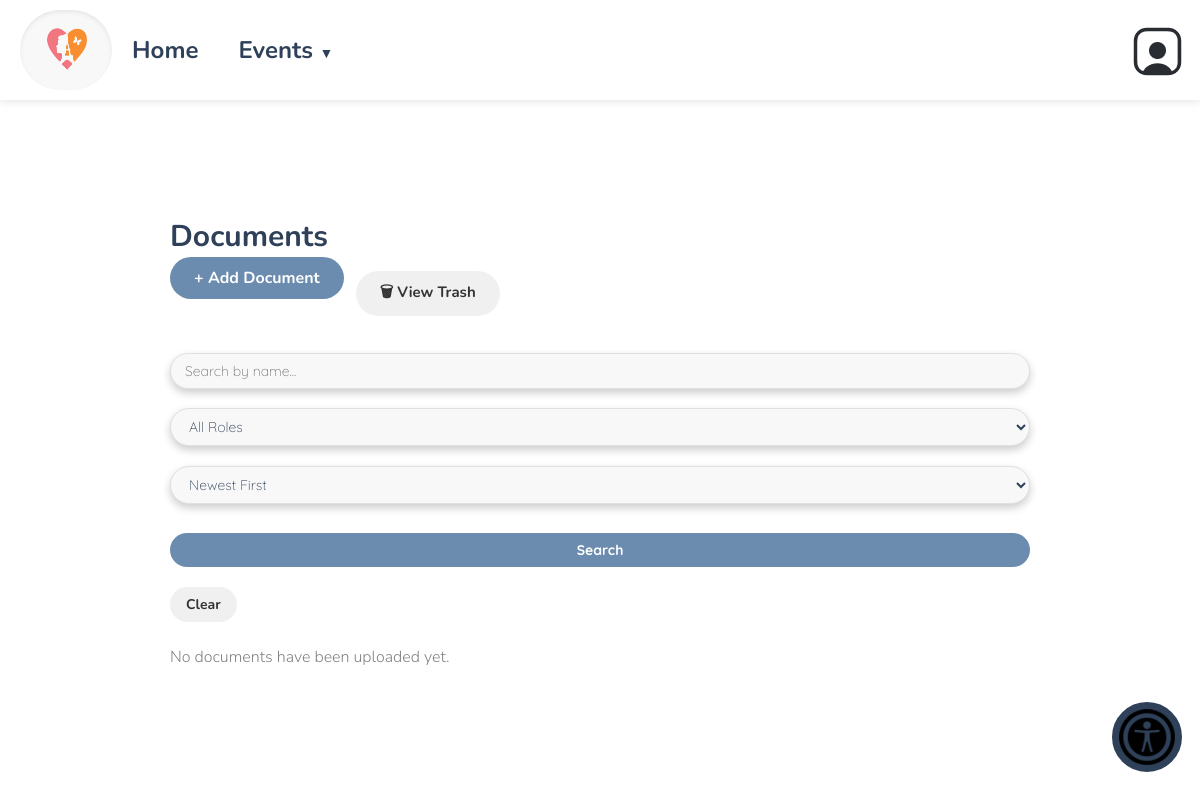
The page /boardDocuments.php (signed in) on the database as committed earlier.
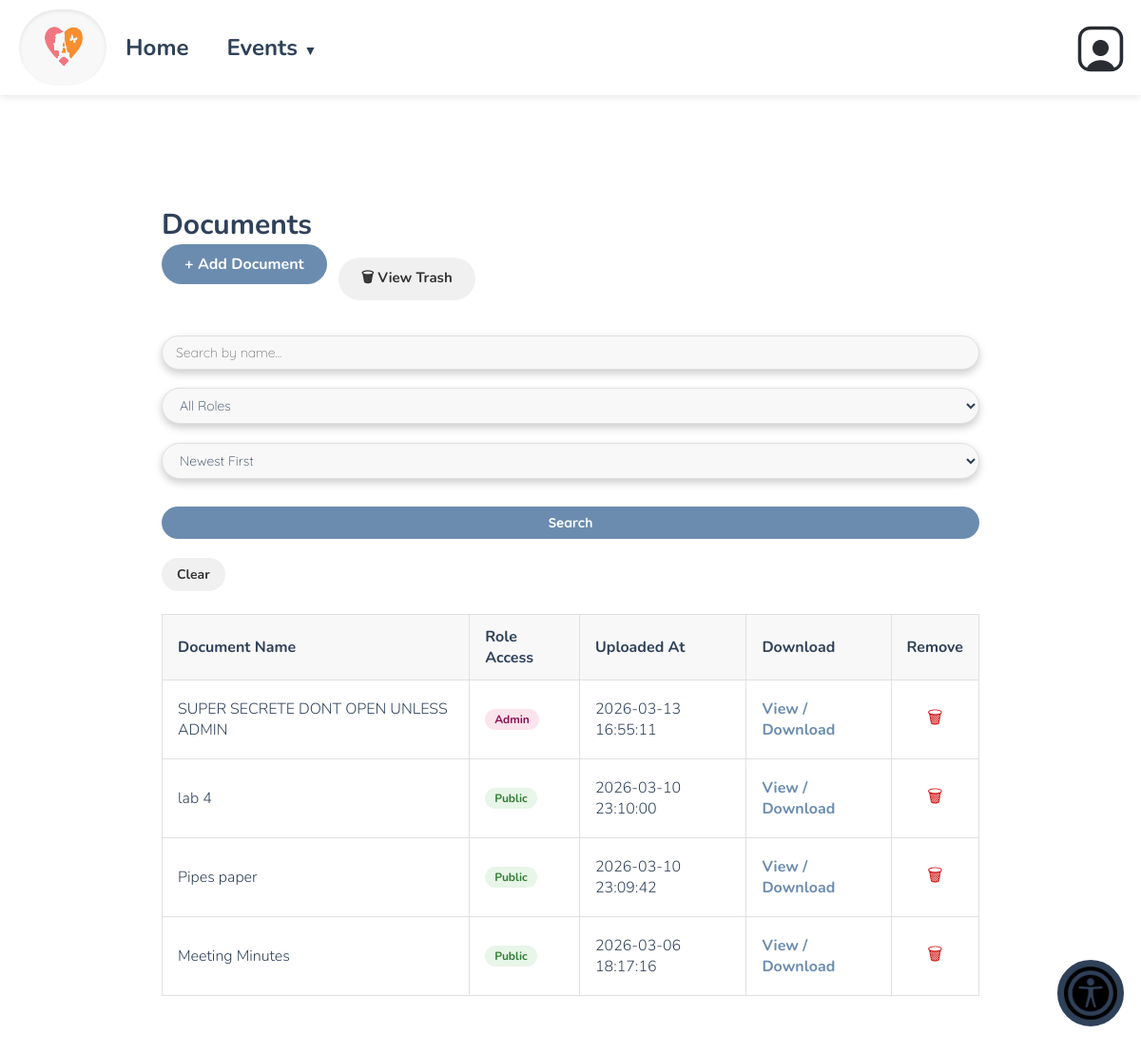
The same page on the database as committed later.
### tables this page shows
CREATE TABLE `boarddocuments` (
  `id` int(11) NOT NULL,
  `doc_name` varchar(255) NOT NULL,
  `file_path` varchar(255) NOT NULL,
  `uploaded_by` int(11) DEFAULT NULL,
  `uploaded_at` timestamp NOT NULL DEFAULT current_timestamp(),
  `clearance_level` enum('public','volunteer','manager','board_member','admin','superadmin') NOT NULL DEFAULT 'public',
  `deleted` tinyint(1) NOT NULL DEFAULT 0,
  `deleted_at` timestamp NULL DEFAULT NULL,
  `deleted_by` varchar(255) DEFAULT NULL
);

### boardDocuments.php (the view, shortened to what this page needs)
<?php
$user_type = 'participant';
if (isset($_SESSION['_id'])) {
    if ($_SESSION['_id'] === 'vmsroot') {
        $user_type = 'superadmin';
    } else {
        $person = retrieve_person($_SESSION['_id']);
        if ($person) $user_type = $person->get_type();
    }
}
$clearance_map = [
    'participant'   => ['public'],
    'volunteer'     => ['public', 'volunteer'],
    'event_manager' => ['public', 'volunteer', 'manager'],
    'board_member'  => ['public', 'volunteer', 'board_member'],
    'admin'         => ['public', 'volunteer', 'manager', 'board_member', 'admin'],
    'superadmin'    => ['public', 'volunteer', 'manager', 'board_member', 'admin', 'superadmin'],
];
$allowed_clearances = $clearance_map[$user_type] ?? ['public'];
$is_admin   = in_array($user_type, ['admin', 'superadmin']);
$can_upload = in_array($user_type, ['event_manager', 'board_member', 'admin', 'superadmin']);
$search_name      = isset($_GET['search_name'])      ? trim($_GET['search_name'])      : '';
$filter_sort      = isset($_GET['filter_sort'])      ? trim($_GET['filter_sort'])      : 'date_desc';
$clearance_labels = [
    'public'       => 'Public',
    'volunteer'    => 'Volunteer',
    'manager'      => 'Manager',
    'board_member' => 'Board Member',
    'admin'        => 'Admin',
    'superadmin'   => 'Super Admin',
];
    $connection = connect();
    $escaped_clearances = array_map(fn($c) => "'" . mysqli_real_escape_string($connection, $c) . "'", $allowed_clearances);
$clearance_in = implode(',', $escaped_clearances);
$where = "WHERE deleted = 0 AND clearance_level IN ($clearance_in)";
$order = match($filter_sort) {
    'date_asc'   => 'ORDER BY uploaded_at ASC',
    'name_asc'   => 'ORDER BY doc_name ASC',
    'name_desc'  => 'ORDER BY doc_name DESC',
    'clearance'  => 'ORDER BY FIELD(clearance_level,"public","volunteer","manager","board_member","admin","superadmin")',
    default      => 'ORDER BY uploaded_at DESC',
};
$query = "SELECT * FROM boarddocuments $where $order";
    $result = mysqli_query($connection, $query);
?>
<!DOCTYPE html>
<html lang="en">
<head>
    <link href="./css/base.css" rel="stylesheet">
</head>
<body>
<?php require 'header.php'; ?>
<div class="page-container">
    <h2><b>Documents</b></h2>
    <div class="top-bar">
        <?php if ($can_upload): ?>
            <a class="add-btn" href="addBoardDocument.php">+ Add Document</a>
        <?php endif; ?>
        <?php if ($is_admin): ?>
            <a class="trash-btn" href="boardDocumentsTrash.php">🗑 View Trash</a>
        <?php endif; ?>
    </div>
    <form method="GET" action="boardDocuments.php">
        <div class="filter-bar">
            <input type="text" name="search_name" placeholder="Search by name..."
                value="<?php echo htmlspecialchars($search_name); ?>">
            <select name="filter_clearance">
                <option value="">All Roles</option>
            </select>
            <select name="filter_sort">
                <option value="date_desc">Newest First</option>
            </select>
            <button type="submit">Search</button>
            <a href="boardDocuments.php" class="clear-btn">Clear</a>
        </div>
    </form>
    <?php if ($result && mysqli_num_rows($result) > 0): ?>
        <table class="doc-table">
            <thead>
                <tr>
                    <th>Document Name</th>
                    <th>Role Access</th>
                    <th>Uploaded At</th>
                    <th>Download</th>
                    <?php if ($is_admin): ?><th>Remove</th><?php endif; ?>
                </tr>
            </thead>
            <tbody>
                <?php while ($row = mysqli_fetch_assoc($result)): ?>
                <tr>
                    <td><?php echo htmlspecialchars($row['doc_name']); ?></td>
                    <td>
                        <span class="clearance-badge <?php echo htmlspecialchars($row['clearance_level']); ?>">
                            <?php echo $clearance_labels[$row['clearance_level']] ?? ucfirst($row['clearance_level']); ?>
                        </span>
                    </td>
                    <td><?php echo htmlspecialchars($row['uploaded_at']); ?></td>
                    <td>
                        <a class="view-link" href="<?php echo htmlspecialchars($row['file_path']); ?>" target="_blank">View / Download</a>
                    </td>
                    <?php if ($is_admin): ?>
                    <td>
                        <form method="POST" action="deleteBoardDocument.php"
                              onsubmit="return confirm('Move this document to trash?');">
                            <button type="submit" class="delete-btn" title="Move to trash">🗑</button>
                        </form>
                    </td>
                    <?php endif; ?>
                </tr>
                <?php endwhile; ?>
            </tbody>
        </table>
    <?php else: ?>
        <p class="empty-msg">No documents have been uploaded yet.</p>
    <?php endif; ?>
</div>
</body>
</html>

### header.php (shortened to what this page needs)
<head>
    <link href="css/header.css" rel="stylesheet">
</head>
<header>
    <?php
    if (!isset($_SESSION['logged_in'])) {
		echo('<div class="navbar">
        <div class="left-section">
            <div class="logo-container">
                <a href="index.php"><img src="images/cropped-logo.png" alt="Logo"></a>
            </div>
            <div class="nav-links">
                <div class="nav-item">
                    <a href="index.php" class="nav-link">Home</a>
                </div>
                <div class="nav-item">
                    <a href="calendar.php" class="nav-link">Events Calendar</a>
                </div>
            </div>
        </div>
        <div class="right-section">
            <div class="nav-links">
                <div class="nav-item">
                    <div class="icon">
                        <img src="images/usaicon.png" alt="User Icon" class="icon-img in-nav-img">
                        <div class="dropdown">
                            <a href="signup.php" class="dropdown-link"><div>Create Account</div></a>
                            <a href="login.php" class="dropdown-link"><div>Log in</div></a>
                        </div>
                    </div>
                </div>
            </div>
        </div>
    </div>');
    } else if ($_SESSION['logged_in']) {
        if ($_SESSION['access_level'] >= 2) {
		echo('<div class="navbar">
        <div class="left-section">
            <div class="logo-container">
                <a href="index.php"><img src="images/cropped-logo.png" alt="Logo"></a>
            </div>
            <div class="nav-links">
                <div class="nav-item"><a href="index.php">Home<a></div>
                <div class="nav-item">Events <span>&#9660</span>
                </div>
            </div>
        </div>
        <div class="right-section">
            <div class="nav-links">
                <div class="nav-item">
                    <div class="icon">
                        <img src="images/usaicon.png" alt="User Icon" class="icon-img in-nav-img">
                    </div>
                </div>
            </div>
        </div>
    </div>');
	}
    }
    ?>
<button class="accessibility-btn" id="accessibilityBtn" aria-haspopup="dialog" aria-controls="accessibilityModal" title="Accessibility settings">
    <img src="images/accessibility-menu.png" alt="Accessibility Menu">
</button>
</header>

### css/base.css (style rules this page uses)
html, body, header, main, footer, div, span, p, h1, h2, h3, h4, h5, h6, ul, ol, li, input, select, textarea, form, section, label, table, td, tr, th, form, fieldset, em, button, a { padding: 0; margin: 0; font-size: inherit; font-family: inherit; font-weight: inherit; text-decoration: none; font-style: normal; box-sizing: border-box; text-align: left; list-style-type: none; border-spacing: 0; }
:root { --page-background-color: #ffffff; --page-font-color: var(--main-color); --inactive-font-color: #666666; --inactive-background-color: #fafafa; --standout-background: #f8f4ef; --happy-toast-background-color: var(--main-color); --happy-toast-font-color: white; --info-toast-background-color: var(--main-color); --info-toast-font-color: white; --error-toast-background-color: #701a1a; --error-toast-font-color: white; --shadow-and-border-color: #e8e8e8; --main-color: #2f4159; --accent-color: #f5c16e; --secondary-accent-color: #f6a4b5; --wv-accent-color: #f5c16e; --wv-accent-foreground: #f6a4b5; --wv-bg-light: #ffffff; --wv-text-dark: #111111; --wv-muted-text: #6b6b6b; --calendar-event-color: #999; --calendar-event-color-hover: #777777; --calendar-today-border: 2px solid var(--secondary-accent-color); --button-font-color: rgb(255, 255, 255); --button-padding: 0.5rem 1.5rem; --button-border-radius: 0.25rem; --standard-border: 1px solid #333333; --light-border: 1px solid var(--shadow-and-border-color); --text-field-border: 2px solid #e8e8e8; --cancel-button-background-color: var(--secondary-accent-color); --error-color: red; font-size: 18px; font-family: Montserrat; font-weight: 300; }
header { position: sticky; top: 0; left: 0; z-index: 10; }
body { background-color: var(--page-background-color); color: var(--main-color); font-family: Montserrat; }
header ul > li, header span { font-size: 0.75rem; list-style-type: none; }
a { color: var(--main-color); }
input[type=text], input[type=password], input[type=date], input[type=email], input[type=number], input[type=tel], select, textarea, .pseudo-input, .pseudo-input-disabled { border: var(--text-field-border); border-radius: 0; padding: 0.5rem; width: 100%; background-color: var(--page-background-color); margin-bottom: 0.5rem; scroll-margin: 7.5rem; box-shadow: 0px 4px 8px rgba(0,0,0,0.2); color: var(--main-color); }
input[type=submit], button, .button, a.button-signup { color: var(--button-font-color); background-color: var(--main-color); padding: var(--button-padding); border: none; border-radius: var(--button-border-radius); font-weight: 500; width: 100%; transition: background-color .3s; cursor: pointer; text-align: center; margin: 10px 0px; }
h2 { font-size: 1.5rem; font-weight: 500; }
.navbar { width: 100%; height: 95px; position: fixed; top: 0; left: 0; background: #ffffff; box-shadow: 0px 2px 8px rgba(0, 0, 0, 0.1); display: flex; align-items: center; padding: 0 20px; z-index: 1000; }
.left-section { display: flex; align-items: center; gap: 30px; }
.logo-container { background: #f8f8f8; padding: 10px 20px; border-radius: 50px; box-shadow: 0px 2px 4px rgba(0, 0, 0, 0.08) inset; }
.logo-container img { width: 128px; height: 52px; display: block; }
.nav-links { display: flex; gap: 20px; }
.nav-links div { font-size: 24px; font-weight: 700; color: black; cursor: pointer; }
.right-section { margin-left: auto; display: flex; align-items: center; gap: 20px; }
.icon { width: 47px; height: 47px; border-radius: 50%; }

Rows that differ between the two databases and show on the page:
added boarddocuments: doc_name "SUPER SECRETE DONT OPEN UNLESS ADMIN", clearance_level "Admin", uploaded_at "2026-03-13 16:55:11"
added boarddocuments: doc_name "lab 4", clearance_level "Public", uploaded_at "2026-03-10 23:10:00"
added boarddocuments: doc_name "Pipes paper", clearance_level "Public", uploaded_at "2026-03-10 23:09:42"
added boarddocuments: doc_name "Meeting Minutes", clearance_level "Public", uploaded_at "2026-03-06 18:17:16"
Other text that changed with them:
text no longer shown: "No documents have been uploaded yet."
text now shown: "Document Name Role Access Uploaded At Download Remove"
